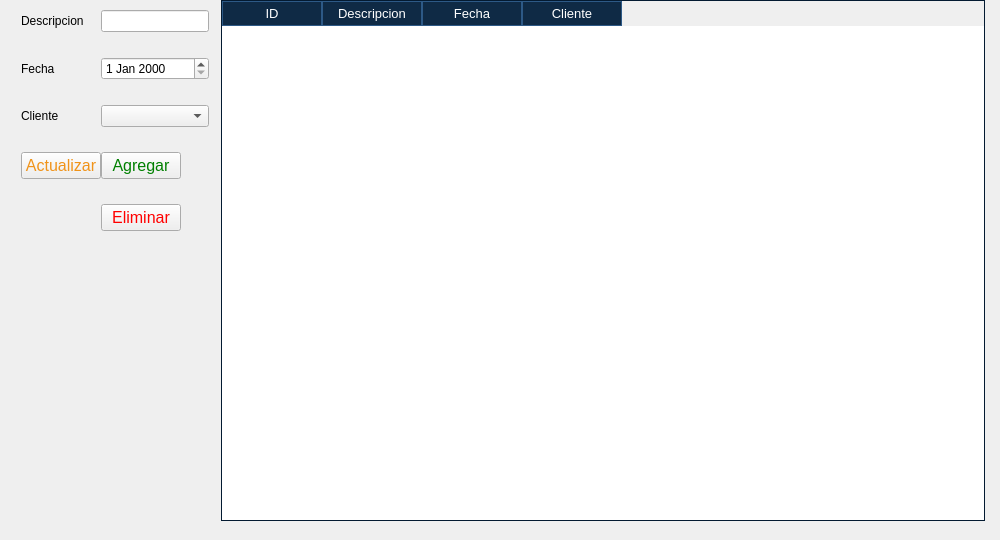
      <widget class="QWidget" name="page_Date">
       <widget class="QWidget" name="layoutWidget_4">
        <property name="geometry">
         <rect>
          <x>0</x>
          <y>-10</y>
          <width>991</width>
          <height>531</height>
         </rect>
        </property>
        <layout class="QHBoxLayout" name="horizontalLayout_6" stretch="0,0">
         <property name="spacing">
          <number>12</number>
         </property>
         <property name="sizeConstraint">
          <enum>QLayout::SetMaximumSize</enum>
         </property>
         <property name="leftMargin">
          <number>6</number>
         </property>
         <property name="topMargin">
          <number>10</number>
         </property>
         <property name="rightMargin">
          <number>6</number>
         </property>
         <item>
          <layout class="QFormLayout" name="formLayout_6">
           <property name="sizeConstraint">
            <enum>QLayout::SetFixedSize</enum>
           </property>
           <property name="labelAlignment">
            <set>Qt::AlignJustify|Qt::AlignVCenter</set>
           </property>
           <property name="formAlignment">
            <set>Qt::AlignJustify|Qt::AlignVCenter</set>
           </property>
           <property name="horizontalSpacing">
            <number>0</number>
           </property>
           <property name="verticalSpacing">
            <number>25</number>
           </property>
           <property name="leftMargin">
            <number>15</number>
           </property>
           <property name="topMargin">
            <number>10</number>
           </property>
           <item row="0" column="0">
            <widget class="QLabel" name="label_24">
             <property name="text">
              <string>Descripcion</string>
             </property>
            </widget>
           </item>
           <item row="0" column="1">
            <widget class="QLineEdit" name="dateDescription">
             <property name="sizePolicy">
              <sizepolicy hsizetype="Fixed" vsizetype="Fixed">
               <horstretch>0</horstretch>
               <verstretch>0</verstretch>
              </sizepolicy>
             </property>
            </widget>
           </item>
           <item row="1" column="0">
            <widget class="QLabel" name="label_25">
             <property name="text">
              <string>Fecha</string>
             </property>
            </widget>
           </item>
           <item row="2" column="0">
            <widget class="QLabel" name="label_26">
             <property name="text">
              <string>Cliente</string>
             </property>
            </widget>
           </item>
           <item row="3" column="0">
            <widget class="QPushButton" name="updateDate">
             <property name="font">
              <font>
               <pointsize>12</pointsize>
              </font>
             </property>
             <property name="cursor">
              <cursorShape>PointingHandCursor</cursorShape>
             </property>
             <property name="styleSheet">
              <string notr="true">QPushButton {
	color: #F09319;
}</string>
             </property>
             <property name="text">
              <string>Actualizar</string>
             </property>
            </widget>
           </item>
           <item row="3" column="1">
            <widget class="QPushButton" name="addDate">
             <property name="sizePolicy">
              <sizepolicy hsizetype="Fixed" vsizetype="Fixed">
               <horstretch>0</horstretch>
               <verstretch>0</verstretch>
              </sizepolicy>
             </property>
             <property name="font">
              <font>
               <pointsize>12</pointsize>
              </font>
             </property>
             <property name="cursor">
              <cursorShape>PointingHandCursor</cursorShape>
             </property>
             <property name="styleSheet">
              <string notr="true">QPushButton {
	color: green;
}</string>
             </property>
             <property name="text">
              <string>Agregar</string>
             </property>
            </widget>
           </item>
           <item row="4" column="1">
            <widget class="QPushButton" name="deleteDate">
             <property name="sizePolicy">
              <sizepolicy hsizetype="Fixed" vsizetype="Fixed">
               <horstretch>0</horstretch>
               <verstretch>0</verstretch>
              </sizepolicy>
             </property>
             <property name="font">
              <font>
               <pointsize>12</pointsize>
              </font>
             </property>
             <property name="cursor">
              <cursorShape>PointingHandCursor</cursorShape>
             </property>
             <property name="styleSheet">
              <string notr="true">QPushButton {
	color: red;
}</string>
             </property>
             <property name="text">
              <string>Eliminar</string>
             </property>
            </widget>
           </item>
           <item row="5" column="1">
            <spacer name="verticalSpacer_7">
             <property name="orientation">
              <enum>Qt::Vertical</enum>
             </property>
             <property name="sizeHint" stdset="0">
              <size>
               <width>20</width>
               <height>40</height>
              </size>
             </property>
            </spacer>
           </item>
           <item row="1" column="1">
            <widget class="QDateEdit" name="dateDates"/>
           </item>
           <item row="2" column="1">
            <widget class="QComboBox" name="dateCustomer"/>
           </item>
          </layout>
         </item>
         <item>
          <widget class="QTableWidget" name="dateTable">
           <property name="font">
            <font>
             <pointsize>10</pointsize>
            </font>
           </property>
           <property name="styleSheet">
            <string notr="true">    QHeaderView::section {
        background-color: #0F2A45;   /* Fondo del encabezado */
        color: white;                /* Color del texto */
        border: 1px solid #2D5986;   /* Bordes del encabezado */
		padding: 2px;
    }

    QTableWidget::item {
        border: 1px solid #2D5986;   /* Bordes de las celdas */
        padding: 2px;                /* Espaciado dentro de las celdas */
    }

	QTableWidget::item:alternate{
	    background-color: #0B4B6C;
	}

    QTableWidget::item:selected {
		color: black; /*Color del texto*/
        background-color: #82ABD5;   /* Fondo cuando se selecciona */
    }

    QTableWidget {
        border: 1px solid #031A31;   /* Bordes de la tabla */
    }

    QScrollBar:vertical {
        background: #000000;
        width: 16px;
    }
    
    QScrollBar::handle:vertical {
        background: #00796b;
        min-height: 20px;
	}</string>
           </property>
           <property name="editTriggers">
            <set>QAbstractItemView::NoEditTriggers</set>
           </property>
           <property name="alternatingRowColors">
            <bool>true</bool>
           </property>
           <property name="selectionMode">
            <enum>QAbstractItemView::SingleSelection</enum>
           </property>
           <property name="selectionBehavior">
            <enum>QAbstractItemView::SelectRows</enum>
           </property>
           <property name="textElideMode">
            <enum>Qt::ElideRight</enum>
           </property>
           <property name="showGrid">
            <bool>true</bool>
           </property>
           <property name="sortingEnabled">
            <bool>true</bool>
           </property>
           <attribute name="verticalHeaderVisible">
            <bool>false</bool>
           </attribute>
           <column>
            <property name="text">
             <string>ID</string>
            </property>
           </column>
           <column>
            <property name="text">
             <string>Descripcion</string>
            </property>
           </column>
           <column>
            <property name="text">
             <string>Fecha</string>
            </property>
           </column>
           <column>
            <property name="text">
             <string>Cliente</string>
            </property>
           </column>
          </widget>
         </item>
        </layout>
       </widget>
      </widget>
